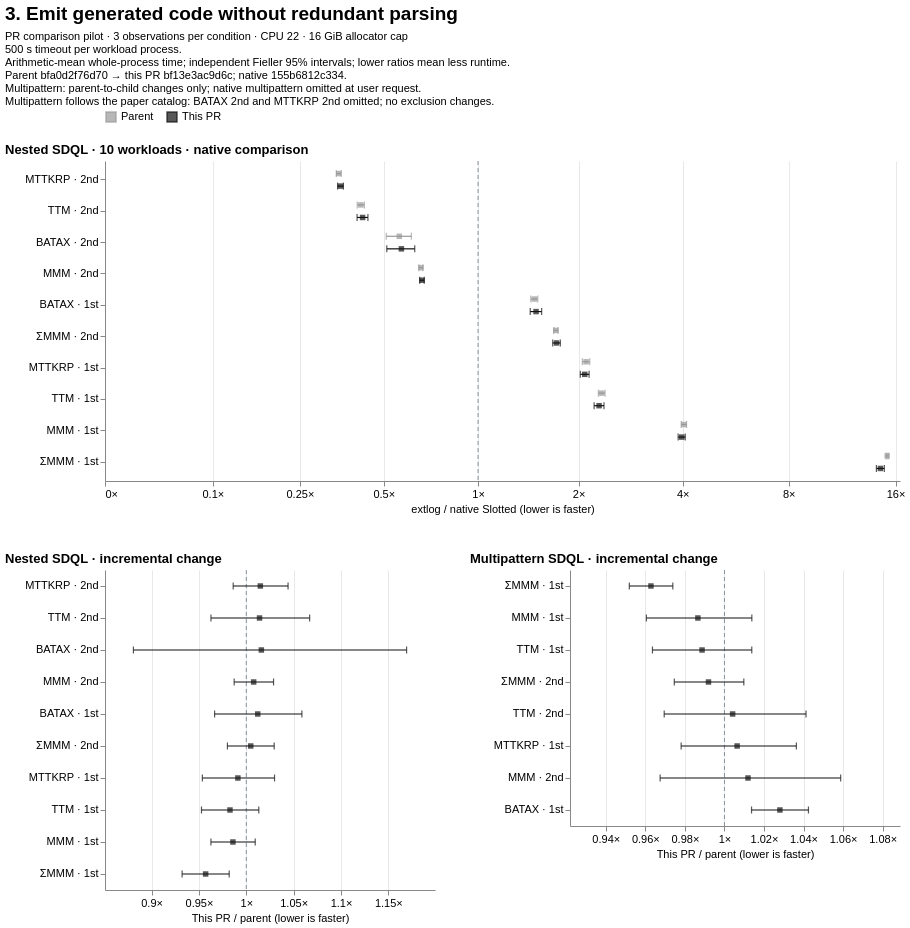

Write the Vega-Lite specification saved for this chart.
### Vega-Lite specification from a JSON file in a GitHub repository (floating-point values rounded to 4 significant figures)
{"$schema": "https://vega.github.io/schema/vega-lite/v6.json", "background": "white", "title": {"text": "3. Emit generated code without redundant parsing", "anchor": "start", "fontSize": 19, "subtitle": ["PR comparison pilot · 3 observations per condition · CPU 22 · 16 GiB allocator cap", "500 s timeout per workload process.", "Arithmetic-mean whole-process time; independent Fieller 95% intervals; lower ratios mean less runtime.", "Parent bfa0d2f76d70 → this PR bf13e3ac9d6c; native 155b6812c334.", "Multipattern: parent-to-child changes only; native multipattern omitted at user request.", "Multipattern follows the paper catalog: BATAX 2nd and MTTKRP 2nd omitted; no exclusion changes."], "subtitleFontSize": 11, "subtitlePadding": 7}, "vconcat": [{"title": {"text": "Nested SDQL · 10 workloads · native comparison", "anchor": "start"}, "width": 795, "height": 320, "data": {"values": [{"file_path": "benchmarks/slotted/inputs/sdql/batax_1st-44rules.egg", "logical_id": "sha256:a54ad7e75e98f1e8e03f3cd6930d96e882fb9111af797b6474cdb3423f804bcf", "metric": "wall_sec", "baseline": {"point": 55.01, "ci_low": 54.81, "ci_high": 55.21}, "candidate": {"point": 81.37, "ci_low": 79.46, "ci_high": 83.27}, "ratio": 1.479, "ci_low": 1.444, "ci_high": 1.514, "issue": null, "result_class": "higher", "workload": "BATAX · 1st", "series": "Parent"}, {"file_path": "benchmarks/slotted/inputs/sdql/batax_2nd-44rules.egg", "logical_id": "sha256:672f41d86108caebad81453f4e5a294e3f6902364e2d1dc98caa4a33fd863fec", "metric": "wall_sec", "baseline": {"point": 86.28, "ci_low": 85.55, "ci_high": 87.01}, "candidate": {"point": 48.58, "ci_low": 44.0, "ci_high": 53.17}, "ratio": 0.5631, "ci_low": 0.5097, "ci_high": 0.6165, "issue": null, "result_class": "lower", "workload": "BATAX · 2nd", "series": "Parent"}, {"file_path": "benchmarks/slotted/inputs/sdql/mmm_1st-44rules.egg", "logical_id": "sha256:f1a4e04893e22ebe1e75028b0458b41a6bfc4375a598bfdfdc3014f2d33524b6", "metric": "wall_sec", "baseline": {"point": 0.07658, "ci_low": 0.07565, "ci_high": 0.0775}, "candidate": {"point": 0.3086, "ci_low": 0.3047, "ci_high": 0.3126}, "ratio": 4.03, "ci_low": 3.96, "ci_high": 4.102, "issue": null, "result_class": "higher", "workload": "MMM · 1st", "series": "Parent"}, {"file_path": "benchmarks/slotted/inputs/sdql/mmm_2nd-44rules.egg", "logical_id": "sha256:7a6b9da8fd10903379abd51ebc36b350c4237ed3e855bd5d2ba9ac437dd0998a", "metric": "wall_sec", "baseline": {"point": 3.244, "ci_low": 3.225, "ci_high": 3.263}, "candidate": {"point": 2.148, "ci_low": 2.119, "ci_high": 2.177}, "ratio": 0.662, "ci_low": 0.6523, "ci_high": 0.6718, "issue": null, "result_class": "lower", "workload": "MMM · 2nd", "series": "Parent"}, {"file_path": "benchmarks/slotted/inputs/sdql/mmm_sum_1st-44rules.egg", "logical_id": "sha256:918887cd59eed90681b1a2c9e320d8aa945df69df8712a79c7545c766943fd90", "metric": "wall_sec", "baseline": {"point": 0.0105, "ci_low": 0.01047, "ci_high": 0.01053}, "candidate": {"point": 0.1591, "ci_low": 0.1583, "ci_high": 0.16}, "ratio": 15.16, "ci_low": 15.07, "ci_high": 15.25, "issue": null, "result_class": "higher", "workload": "ΣMMM · 1st", "series": "Parent"}, {"file_path": "benchmarks/slotted/inputs/sdql/mmm_sum_2nd-44rules.egg", "logical_id": "sha256:d72a2dec36974b60f39b8b47c2801b6fb2ccc5f709e5012a20d335c26e7d3534", "metric": "wall_sec", "baseline": {"point": 0.3258, "ci_low": 0.3219, "ci_high": 0.3296}, "candidate": {"point": 0.5584, "ci_low": 0.5536, "ci_high": 0.5631}, "ratio": 1.714, "ci_low": 1.689, "ci_high": 1.739, "issue": null, "result_class": "higher", "workload": "ΣMMM · 2nd", "series": "Parent"}, {"file_path": "benchmarks/slotted/inputs/sdql/mttkrp_1st-44rules.egg", "logical_id": "sha256:78ba1df06cfada4d79a719cc6c4d87116a65da1e83802b8e83cf8cbaefc96c3f", "metric": "wall_sec", "baseline": {"point": 0.2797, "ci_low": 0.2788, "ci_high": 0.2807}, "candidate": {"point": 0.5882, "ci_low": 0.5737, "ci_high": 0.6028}, "ratio": 2.103, "ci_low": 2.051, "ci_high": 2.155, "issue": null, "result_class": "higher", "workload": "MTTKRP · 1st", "series": "Parent"}, {"file_path": "benchmarks/slotted/inputs/sdql/mttkrp_2nd-44rules.egg", "logical_id": "sha256:a2ec4397f62ca91b6d4f01038a2272fd5eaa1580958e515397abdaf7bbdd6066", "metric": "wall_sec", "baseline": {"point": 28.36, "ci_low": 28.1, "ci_high": 28.63}, "candidate": {"point": 9.906, "ci_low": 9.728, "ci_high": 10.08}, "ratio": 0.3492, "ci_low": 0.3422, "ci_high": 0.3563, "issue": null, "result_class": "lower", "workload": "MTTKRP · 2nd", "series": "Parent"}, {"file_path": "benchmarks/slotted/inputs/sdql/ttm_1st-44rules.egg", "logical_id": "sha256:cc81a3b928cf05fe2b52d6cd5bb13d7ab4fdab385216713c62bd1a705c63a0f2", "metric": "wall_sec", "baseline": {"point": 0.1766, "ci_low": 0.1734, "ci_high": 0.1798}, "candidate": {"point": 0.4124, "ci_low": 0.4069, "ci_high": 0.4179}, "ratio": 2.335, "ci_low": 2.283, "ci_high": 2.389, "issue": null, "result_class": "higher", "workload": "TTM · 1st", "series": "Parent"}, {"file_path": "benchmarks/slotted/inputs/sdql/ttm_2nd-44rules.egg", "logical_id": "sha256:dc2baf8706632e5e67d813fb05c8560a35caca32d6e4a26cdd83a8ddf36451a1", "metric": "wall_sec", "baseline": {"point": 10.19, "ci_low": 10.15, "ci_high": 10.22}, "candidate": {"point": 4.257, "ci_low": 4.137, "ci_high": 4.377}, "ratio": 0.4179, "ci_low": 0.406, "ci_high": 0.4298, "issue": null, "result_class": "lower", "workload": "TTM · 2nd", "series": "Parent"}, {"file_path": "benchmarks/slotted/inputs/sdql/batax_1st-44rules.egg", "logical_id": "sha256:a54ad7e75e98f1e8e03f3cd6930d96e882fb9111af797b6474cdb3423f804bcf", "metric": "wall_sec", "baseline": {"point": 55.01, "ci_low": 54.81, "ci_high": 55.21}, "candidate": {"point": 82.35, "ci_low": 79.13, "ci_high": 85.56}, "ratio": 1.497, "ci_low": 1.438, "ci_high": 1.556, "issue": null, "result_class": "higher", "workload": "BATAX · 1st", "series": "This PR"}, {"file_path": "benchmarks/slotted/inputs/sdql/batax_2nd-44rules.egg", "logical_id": "sha256:672f41d86108caebad81453f4e5a294e3f6902364e2d1dc98caa4a33fd863fec", "metric": "wall_sec", "baseline": {"point": 86.28, "ci_low": 85.55, "ci_high": 87.01}, "candidate": {"point": 49.36, "ci_low": 44.18, "ci_high": 54.53}, "ratio": 0.572, "ci_low": 0.5119, "ci_high": 0.6322, "issue": null, "result_class": "lower", "workload": "BATAX · 2nd", "series": "This PR"}, {"file_path": "benchmarks/slotted/inputs/sdql/mmm_1st-44rules.egg", "logical_id": "sha256:f1a4e04893e22ebe1e75028b0458b41a6bfc4375a598bfdfdc3014f2d33524b6", "metric": "wall_sec", "baseline": {"point": 0.07658, "ci_low": 0.07565, "ci_high": 0.0775}, "candidate": {"point": 0.3043, "ci_low": 0.2982, "ci_high": 0.3104}, "ratio": 3.974, "ci_low": 3.881, "ci_high": 4.067, "issue": null, "result_class": "higher", "workload": "MMM · 1st", "series": "This PR"}, {"file_path": "benchmarks/slotted/inputs/sdql/mmm_2nd-44rules.egg", "logical_id": "sha256:7a6b9da8fd10903379abd51ebc36b350c4237ed3e855bd5d2ba9ac437dd0998a", "metric": "wall_sec", "baseline": {"point": 3.244, "ci_low": 3.225, "ci_high": 3.263}, "candidate": {"point": 2.164, "ci_low": 2.131, "ci_high": 2.198}, "ratio": 0.6672, "ci_low": 0.6561, "ci_high": 0.6784, "issue": null, "result_class": "lower", "workload": "MMM · 2nd", "series": "This PR"}, {"file_path": "benchmarks/slotted/inputs/sdql/mmm_sum_1st-44rules.egg", "logical_id": "sha256:918887cd59eed90681b1a2c9e320d8aa945df69df8712a79c7545c766943fd90", "metric": "wall_sec", "baseline": {"point": 0.0105, "ci_low": 0.01047, "ci_high": 0.01053}, "candidate": {"point": 0.1523, "ci_low": 0.1484, "ci_high": 0.1562}, "ratio": 14.51, "ci_low": 14.14, "ci_high": 14.88, "issue": null, "result_class": "higher", "workload": "ΣMMM · 1st", "series": "This PR"}, {"file_path": "benchmarks/slotted/inputs/sdql/mmm_sum_2nd-44rules.egg", "logical_id": "sha256:d72a2dec36974b60f39b8b47c2801b6fb2ccc5f709e5012a20d335c26e7d3534", "metric": "wall_sec", "baseline": {"point": 0.3258, "ci_low": 0.3219, "ci_high": 0.3296}, "candidate": {"point": 0.561, "ci_low": 0.5481, "ci_high": 0.5739}, "ratio": 1.722, "ci_low": 1.678, "ci_high": 1.767, "issue": null, "result_class": "higher", "workload": "ΣMMM · 2nd", "series": "This PR"}, {"file_path": "benchmarks/slotted/inputs/sdql/mttkrp_1st-44rules.egg", "logical_id": "sha256:78ba1df06cfada4d79a719cc6c4d87116a65da1e83802b8e83cf8cbaefc96c3f", "metric": "wall_sec", "baseline": {"point": 0.2797, "ci_low": 0.2788, "ci_high": 0.2807}, "candidate": {"point": 0.583, "ci_low": 0.5658, "ci_high": 0.6002}, "ratio": 2.084, "ci_low": 2.023, "ci_high": 2.146, "issue": null, "result_class": "higher", "workload": "MTTKRP · 1st", "series": "This PR"}, {"file_path": "benchmarks/slotted/inputs/sdql/mttkrp_2nd-44rules.egg", "logical_id": "sha256:a2ec4397f62ca91b6d4f01038a2272fd5eaa1580958e515397abdaf7bbdd6066", "metric": "wall_sec", "baseline": {"point": 28.36, "ci_low": 28.1, "ci_high": 28.63}, "candidate": {"point": 10.05, "ci_low": 9.83, "ci_high": 10.28}, "ratio": 0.3544, "ci_low": 0.3459, "ci_high": 0.363, "issue": null, "result_class": "lower", "workload": "MTTKRP · 2nd", "series": "This PR"}, {"file_path": "benchmarks/slotted/inputs/sdql/ttm_1st-44rules.egg", "logical_id": "sha256:cc81a3b928cf05fe2b52d6cd5bb13d7ab4fdab385216713c62bd1a705c63a0f2", "metric": "wall_sec", "baseline": {"point": 0.1766, "ci_low": 0.1734, "ci_high": 0.1798}, "candidate": {"point": 0.4053, "ci_low": 0.394, "ci_high": 0.4165}, "ratio": 2.295, "ci_low": 2.22, "ci_high": 2.372, "issue": null, "result_class": "higher", "workload": "TTM · 1st", "series": "This PR"}, {"file_path": "benchmarks/slotted/inputs/sdql/ttm_2nd-44rules.egg", "logical_id": "sha256:dc2baf8706632e5e67d813fb05c8560a35caca32d6e4a26cdd83a8ddf36451a1", "metric": "wall_sec", "baseline": {"point": 10.19, "ci_low": 10.15, "ci_high": 10.22}, "candidate": {"point": 4.316, "ci_low": 4.131, "ci_high": 4.502}, "ratio": 0.4238, "ci_low": 0.4055, "ci_high": 0.442, "issue": null, "result_class": "lower", "workload": "TTM · 2nd", "series": "This PR"}]}, "encoding": {"x": {"type": "quantitative", "scale": {"type": "symlog", "constant": 0.1, "domain": [0, 16.47], "nice": false}, "axis": {"title": "extlog / native Slotted (lower is faster)", "labelExpr": "format(datum.value,',~f') + '×'", "values": [-64, -16, -4, -1, 0, 0.1, 0.25, 0.5, 1, 2, 4, 8, 16, 32, 64, 128, 256], "labelOverlap": "greedy", "grid": true}}, "y": {"field": "workload", "type": "nominal", "sort": ["MTTKRP · 2nd", "TTM · 2nd", "BATAX · 2nd", "MMM · 2nd", "BATAX · 1st", "ΣMMM · 2nd", "MTTKRP · 1st", "TTM · 1st", "MMM · 1st", "ΣMMM · 1st"], "title": null, "axis": {"labelLimit": 130, "minExtent": 100}}, "yOffset": {"field": "series", "sort": ["Parent", "This PR"], "scale": {"domain": ["Parent", "This PR"]}}, "color": {"field": "series", "type": "nominal", "title": null, "scale": {"domain": ["Parent", "This PR"], "range": ["#999999", "#111111"]}, "legend": {"orient": "top", "symbolType": "square"}}}, "layer": [{"mark": {"type": "rule", "color": "#89919b", "strokeDash": [4, 3]}, "encoding": {"x": {"datum": 1}, "y": {"value": 0}, "y2": {"value": 320}, "yOffset": {"value": 0}, "color": {"value": "#89919b"}}, "transform": [{"aggregate": [{"op": "count", "as": "n"}]}]}, {"mark": {"type": "rule", "strokeWidth": 1.2}, "encoding": {"x": {"field": "ci_low"}, "x2": {"field": "ci_high"}}, "transform": [{"filter": "isValid(datum.ci_low) && isValid(datum.ci_high)"}]}, {"mark": {"type": "tick", "orient": "vertical", "size": 7, "thickness": 1.2}, "encoding": {"x": {"field": "ci_low"}}, "transform": [{"filter": "isValid(datum.ci_low)"}]}, {"mark": {"type": "tick", "orient": "vertical", "size": 7, "thickness": 1.2}, "encoding": {"x": {"field": "ci_high"}}, "transform": [{"filter": "isValid(datum.ci_high)"}]}, {"mark": {"type": "point", "filled": true, "shape": "square", "size": 30}, "encoding": {"x": {"field": "ratio"}, "tooltip": [{"field": "workload"}, {"field": "series"}, {"field": "ratio"}, {"field": "ci_low"}, {"field": "ci_high"}, {"field": "issue"}]}}, {"mark": {"type": "text", "align": "left", "dx": 7, "fontSize": 9}, "encoding": {"x": {"field": "ratio"}, "text": {"field": "issue"}}, "transform": [{"filter": "isValid(datum.issue) && datum.issue !== ''"}]}]}, {"hconcat": [{"title": {"text": "Nested SDQL · incremental change", "anchor": "start"}, "width": 330, "height": 320, "data": {"values": [{"file_path": "benchmarks/slotted/inputs/sdql/batax_1st-44rules.egg", "logical_id": "sha256:a54ad7e75e98f1e8e03f3cd6930d96e882fb9111af797b6474cdb3423f804bcf", "metric": "wall_sec", "baseline": {"point": 81.37, "ci_low": 79.46, "ci_high": 83.27}, "candidate": {"point": 82.35, "ci_low": 79.13, "ci_high": 85.56}, "ratio": 1.012, "ci_low": 0.9665, "ci_high": 1.059, "issue": null, "result_class": "unclear", "workload": "BATAX · 1st", "series": "This PR / parent"}, {"file_path": "benchmarks/slotted/inputs/sdql/batax_2nd-44rules.egg", "logical_id": "sha256:672f41d86108caebad81453f4e5a294e3f6902364e2d1dc98caa4a33fd863fec", "metric": "wall_sec", "baseline": {"point": 48.58, "ci_low": 44.0, "ci_high": 53.17}, "candidate": {"point": 49.36, "ci_low": 44.18, "ci_high": 54.53}, "ratio": 1.016, "ci_low": 0.8808, "ci_high": 1.169, "issue": null, "result_class": "unclear", "workload": "BATAX · 2nd", "series": "This PR / parent"}, {"file_path": "benchmarks/slotted/inputs/sdql/mmm_1st-44rules.egg", "logical_id": "sha256:f1a4e04893e22ebe1e75028b0458b41a6bfc4375a598bfdfdc3014f2d33524b6", "metric": "wall_sec", "baseline": {"point": 0.3086, "ci_low": 0.3047, "ci_high": 0.3126}, "candidate": {"point": 0.3043, "ci_low": 0.2982, "ci_high": 0.3104}, "ratio": 0.9859, "ci_low": 0.9627, "ci_high": 1.009, "issue": null, "result_class": "unclear", "workload": "MMM · 1st", "series": "This PR / parent"}, {"file_path": "benchmarks/slotted/inputs/sdql/mmm_2nd-44rules.egg", "logical_id": "sha256:7a6b9da8fd10903379abd51ebc36b350c4237ed3e855bd5d2ba9ac437dd0998a", "metric": "wall_sec", "baseline": {"point": 2.148, "ci_low": 2.119, "ci_high": 2.177}, "candidate": {"point": 2.164, "ci_low": 2.131, "ci_high": 2.198}, "ratio": 1.008, "ci_low": 0.9872, "ci_high": 1.029, "issue": null, "result_class": "unclear", "workload": "MMM · 2nd", "series": "This PR / parent"}, {"file_path": "benchmarks/slotted/inputs/sdql/mmm_sum_1st-44rules.egg", "logical_id": "sha256:918887cd59eed90681b1a2c9e320d8aa945df69df8712a79c7545c766943fd90", "metric": "wall_sec", "baseline": {"point": 0.1591, "ci_low": 0.1583, "ci_high": 0.16}, "candidate": {"point": 0.1523, "ci_low": 0.1484, "ci_high": 0.1562}, "ratio": 0.9571, "ci_low": 0.9322, "ci_high": 0.982, "issue": null, "result_class": "lower", "workload": "ΣMMM · 1st", "series": "This PR / parent"}, {"file_path": "benchmarks/slotted/inputs/sdql/mmm_sum_2nd-44rules.egg", "logical_id": "sha256:d72a2dec36974b60f39b8b47c2801b6fb2ccc5f709e5012a20d335c26e7d3534", "metric": "wall_sec", "baseline": {"point": 0.5584, "ci_low": 0.5536, "ci_high": 0.5631}, "candidate": {"point": 0.561, "ci_low": 0.5481, "ci_high": 0.5739}, "ratio": 1.005, "ci_low": 0.9801, "ci_high": 1.029, "issue": null, "result_class": "unclear", "workload": "ΣMMM · 2nd", "series": "This PR / parent"}, {"file_path": "benchmarks/slotted/inputs/sdql/mttkrp_1st-44rules.egg", "logical_id": "sha256:78ba1df06cfada4d79a719cc6c4d87116a65da1e83802b8e83cf8cbaefc96c3f", "metric": "wall_sec", "baseline": {"point": 0.5882, "ci_low": 0.5737, "ci_high": 0.6028}, "candidate": {"point": 0.583, "ci_low": 0.5658, "ci_high": 0.6002}, "ratio": 0.9911, "ci_low": 0.9536, "ci_high": 1.03, "issue": null, "result_class": "unclear", "workload": "MTTKRP · 1st", "series": "This PR / parent"}, {"file_path": "benchmarks/slotted/inputs/sdql/mttkrp_2nd-44rules.egg", "logical_id": "sha256:a2ec4397f62ca91b6d4f01038a2272fd5eaa1580958e515397abdaf7bbdd6066", "metric": "wall_sec", "baseline": {"point": 9.906, "ci_low": 9.728, "ci_high": 10.08}, "candidate": {"point": 10.05, "ci_low": 9.83, "ci_high": 10.28}, "ratio": 1.015, "ci_low": 0.9862, "ci_high": 1.044, "issue": null, "result_class": "unclear", "workload": "MTTKRP · 2nd", "series": "This PR / parent"}, {"file_path": "benchmarks/slotted/inputs/sdql/ttm_1st-44rules.egg", "logical_id": "sha256:cc81a3b928cf05fe2b52d6cd5bb13d7ab4fdab385216713c62bd1a705c63a0f2", "metric": "wall_sec", "baseline": {"point": 0.4124, "ci_low": 0.4069, "ci_high": 0.4179}, "candidate": {"point": 0.4053, "ci_low": 0.394, "ci_high": 0.4165}, "ratio": 0.9828, "ci_low": 0.9527, "ci_high": 1.013, "issue": null, "result_class": "unclear", "workload": "TTM · 1st", "series": "This PR / parent"}, {"file_path": "benchmarks/slotted/inputs/sdql/ttm_2nd-44rules.egg", "logical_id": "sha256:dc2baf8706632e5e67d813fb05c8560a35caca32d6e4a26cdd83a8ddf36451a1", "metric": "wall_sec", "baseline": {"point": 4.257, "ci_low": 4.137, "ci_high": 4.377}, "candidate": {"point": 4.316, "ci_low": 4.131, "ci_high": 4.502}, "ratio": 1.014, "ci_low": 0.9627, "ci_high": 1.067, "issue": null, "result_class": "unclear", "workload": "TTM · 2nd", "series": "This PR / parent"}]}, "encoding": {"x": {"type": "quantitative", "scale": {"type": "linear", "domain": [0.8508, 1.199], "nice": false}, "axis": {"title": "This PR / parent (lower is faster)", "labelExpr": "format(datum.value,',~f') + '×'", "labelOverlap": "greedy", "grid": true, "tickCount": 7}}, "y": {"field": "workload", "type": "nominal", "sort": ["MTTKRP · 2nd", "TTM · 2nd", "BATAX · 2nd", "MMM · 2nd", "BATAX · 1st", "ΣMMM · 2nd", "MTTKRP · 1st", "TTM · 1st", "MMM · 1st", "ΣMMM · 1st"], "title": null, "axis": {"labelLimit": 130, "minExtent": 100}}, "color": {"value": "#111111"}}, "layer": [{"mark": {"type": "rule", "color": "#89919b", "strokeDash": [4, 3]}, "encoding": {"x": {"datum": 1}, "y": {"value": 0}, "y2": {"value": 320}, "yOffset": {"value": 0}, "color": {"value": "#89919b"}}, "transform": [{"aggregate": [{"op": "count", "as": "n"}]}]}, {"mark": {"type": "rule", "strokeWidth": 1.2}, "encoding": {"x": {"field": "ci_low"}, "x2": {"field": "ci_high"}}, "transform": [{"filter": "isValid(datum.ci_low) && isValid(datum.ci_high)"}]}, {"mark": {"type": "tick", "orient": "vertical", "size": 7, "thickness": 1.2}, "encoding": {"x": {"field": "ci_low"}}, "transform": [{"filter": "isValid(datum.ci_low)"}]}, {"mark": {"type": "tick", "orient": "vertical", "size": 7, "thickness": 1.2}, "encoding": {"x": {"field": "ci_high"}}, "transform": [{"filter": "isValid(datum.ci_high)"}]}, {"mark": {"type": "point", "filled": true, "shape": "square", "size": 30}, "encoding": {"x": {"field": "ratio"}, "tooltip": [{"field": "workload"}, {"field": "series"}, {"field": "ratio"}, {"field": "ci_low"}, {"field": "ci_high"}, {"field": "issue"}]}}, {"mark": {"type": "text", "align": "left", "dx": 7, "fontSize": 9}, "encoding": {"x": {"field": "ratio"}, "text": {"field": "issue"}}, "transform": [{"filter": "isValid(datum.issue) && datum.issue !== ''"}]}]}, {"title": {"text": "Multipattern SDQL · incremental change", "anchor": "start"}, "width": 330, "height": 256, "data": {"values": [{"file_path": "benchmarks/slotted/inputs/sdql/batax_1st-44rules.egg", "logical_id": "sha256:a54ad7e75e98f1e8e03f3cd6930d96e882fb9111af797b6474cdb3423f804bcf", "metric": "wall_sec", "baseline": {"point": 76.86, "ci_low": 76.35, "ci_high": 77.36}, "candidate": {"point": 79.01, "ci_low": 78.04, "ci_high": 79.99}, "ratio": 1.028, "ci_low": 1.014, "ci_high": 1.042, "issue": null, "result_class": "higher", "workload": "BATAX · 1st", "series": "This PR / parent"}, {"file_path": "benchmarks/slotted/inputs/sdql/mmm_1st-44rules.egg", "logical_id": "sha256:f1a4e04893e22ebe1e75028b0458b41a6bfc4375a598bfdfdc3014f2d33524b6", "metric": "wall_sec", "baseline": {"point": 0.3895, "ci_low": 0.3797, "ci_high": 0.3993}, "candidate": {"point": 0.3843, "ci_low": 0.3804, "ci_high": 0.3881}, "ratio": 0.9866, "ci_low": 0.9605, "ci_high": 1.014, "issue": null, "result_class": "unclear", "workload": "MMM · 1st", "series": "This PR / parent"}, {"file_path": "benchmarks/slotted/inputs/sdql/mmm_2nd-44rules.egg", "logical_id": "sha256:7a6b9da8fd10903379abd51ebc36b350c4237ed3e855bd5d2ba9ac437dd0998a", "metric": "wall_sec", "baseline": {"point": 5.484, "ci_low": 5.294, "ci_high": 5.674}, "candidate": {"point": 5.549, "ci_low": 5.39, "ci_high": 5.709}, "ratio": 1.012, "ci_low": 0.9675, "ci_high": 1.059, "issue": null, "result_class": "unclear", "workload": "MMM · 2nd", "series": "This PR / parent"}, {"file_path": "benchmarks/slotted/inputs/sdql/mmm_sum_1st-44rules.egg", "logical_id": "sha256:918887cd59eed90681b1a2c9e320d8aa945df69df8712a79c7545c766943fd90", "metric": "wall_sec", "baseline": {"point": 0.1713, "ci_low": 0.1698, "ci_high": 0.1727}, "candidate": {"point": 0.1649, "ci_low": 0.1636, "ci_high": 0.1662}, "ratio": 0.9628, "ci_low": 0.9519, "ci_high": 0.9739, "issue": null, "result_class": "lower", "workload": "ΣMMM · 1st", "series": "This PR / parent"}, {"file_path": "benchmarks/slotted/inputs/sdql/mmm_sum_2nd-44rules.egg", "logical_id": "sha256:d72a2dec36974b60f39b8b47c2801b6fb2ccc5f709e5012a20d335c26e7d3534", "metric": "wall_sec", "baseline": {"point": 0.8158, "ci_low": 0.8016, "ci_high": 0.8299}, "candidate": {"point": 0.8092, "ci_low": 0.8062, "ci_high": 0.8122}, "ratio": 0.9919, "ci_low": 0.9746, "ci_high": 1.01, "issue": null, "result_class": "unclear", "workload": "ΣMMM · 2nd", "series": "This PR / parent"}, {"file_path": "benchmarks/slotted/inputs/sdql/mttkrp_1st-44rules.egg", "logical_id": "sha256:78ba1df06cfada4d79a719cc6c4d87116a65da1e83802b8e83cf8cbaefc96c3f", "metric": "wall_sec", "baseline": {"point": 1.007, "ci_low": 0.9785, "ci_high": 1.036}, "candidate": {"point": 1.014, "ci_low": 1.011, "ci_high": 1.017}, "ratio": 1.006, "ci_low": 0.9781, "ci_high": 1.036, "issue": null, "result_class": "unclear", "workload": "MTTKRP · 1st", "series": "This PR / parent"}, {"file_path": "benchmarks/slotted/inputs/sdql/ttm_1st-44rules.egg", "logical_id": "sha256:cc81a3b928cf05fe2b52d6cd5bb13d7ab4fdab385216713c62bd1a705c63a0f2", "metric": "wall_sec", "baseline": {"point": 0.5311, "ci_low": 0.5283, "ci_high": 0.534}, "candidate": {"point": 0.5251, "ci_low": 0.5121, "ci_high": 0.5382}, "ratio": 0.9887, "ci_low": 0.9636, "ci_high": 1.014, "issue": null, "result_class": "unclear", "workload": "TTM · 1st", "series": "This PR / parent"}, {"file_path": "benchmarks/slotted/inputs/sdql/ttm_2nd-44rules.egg", "logical_id": "sha256:dc2baf8706632e5e67d813fb05c8560a35caca32d6e4a26cdd83a8ddf36451a1", "metric": "wall_sec", "baseline": {"point": 9.982, "ci_low": 9.628, "ci_high": 10.34}, "candidate": {"point": 10.02, "ci_low": 9.985, "ci_high": 10.06}, "ratio": 1.004, "ci_low": 0.9695, "ci_high": 1.041, "issue": null, "result_class": "unclear", "workload": "TTM · 2nd", "series": "This PR / parent"}]}, "encoding": {"x": {"type": "quantitative", "scale": {"type": "linear", "domain": [0.9219, 1.089], "nice": false}, "axis": {"title": "This PR / parent (lower is faster)", "labelExpr": "format(datum.value,',~f') + '×'", "labelOverlap": "greedy", "grid": true, "tickCount": 7}}, "y": {"field": "workload", "type": "nominal", "sort": ["ΣMMM · 1st", "MMM · 1st", "TTM · 1st", "ΣMMM · 2nd", "TTM · 2nd", "MTTKRP · 1st", "MMM · 2nd", "BATAX · 1st"], "title": null, "axis": {"labelLimit": 130, "minExtent": 100}}, "color": {"value": "#111111"}}, "layer": [{"mark": {"type": "rule", "color": "#89919b", "strokeDash": [4, 3]}, "encoding": {"x": {"datum": 1}, "y": {"value": 0}, "y2": {"value": 256}, "yOffset": {"value": 0}, "color": {"value": "#89919b"}}, "transform": [{"aggregate": [{"op": "count", "as": "n"}]}]}, {"mark": {"type": "rule", "strokeWidth": 1.2}, "encoding": {"x": {"field": "ci_low"}, "x2": {"field": "ci_high"}}, "transform": [{"filter": "isValid(datum.ci_low) && isValid(datum.ci_high)"}]}, {"mark": {"type": "tick", "orient": "vertical", "size": 7, "thickness": 1.2}, "encoding": {"x": {"field": "ci_low"}}, "transform": [{"filter": "isValid(datum.ci_low)"}]}, {"mark": {"type": "tick", "orient": "vertical", "size": 7, "thickness": 1.2}, "encoding": {"x": {"field": "ci_high"}}, "transform": [{"filter": "isValid(datum.ci_high)"}]}, {"mark": {"type": "point", "filled": true, "shape": "square", "size": 30}, "encoding": {"x": {"field": "ratio"}, "tooltip": [{"field": "workload"}, {"field": "series"}, {"field": "ratio"}, {"field": "ci_low"}, {"field": "ci_high"}, {"field": "issue"}]}}, {"mark": {"type": "text", "align": "left", "dx": 7, "fontSize": 9}, "encoding": {"x": {"field": "ratio"}, "text": {"field": "issue"}}, "transform": [{"filter": "isValid(datum.issue) && datum.issue !== ''"}]}]}], "spacing": 35}], "spacing": 38, "resolve": {"scale": {"color": "shared"}}, "config": {"font": "Arial", "view": {"stroke": null}, "axis": {"labelFontSize": 11, "titleFontSize": 11, "titleFontWeight": "normal", "gridColor": "#e6e8eb"}, "title": {"fontSize": 13}, "legend": {"labelFontSize": 11}}}
